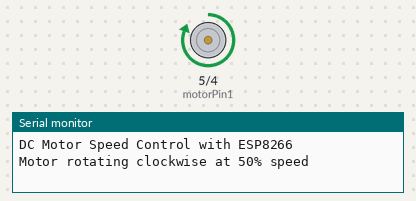
Bench run of a sketch on a simulated Arduino Uno, built with avr-gcc and run on an emulated ATmega328P. Shown: motor-driver pin pairs drawn as motors (green arrow = first pin HIGH = forward, orange = second pin HIGH = backward, longer = more drive, scaled by the enable pin), the last lines printed to the serial monitor.

Above: at 1.0 s.
At 3.0 s:
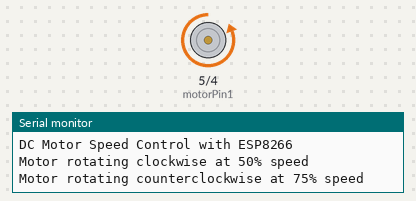
At 5.0 s:
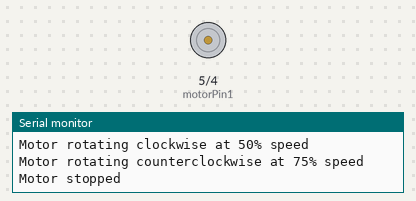
Timing chart, 0 to 7.8 s (numbered marks = the images above):
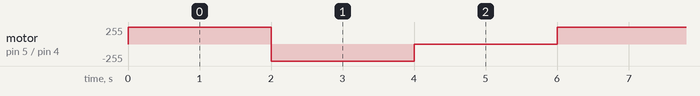

Measured:
- by itself, motor on pin 5 (motorPin1) / pin 4 (motorPin2): repeats every 6.0 s: backward 255/255 2.0 s, stopped 2.0 s, forward 255/255 2.0 s

The sketch:

dc_moter_speed_controll.ino
```cpp
// Define pins connected to L298N Motor Driver
const int motorPin1 = 5;   // IN1 on L298N (GPIO 5 / D1)
const int motorPin2 = 4;   // IN2 on L298N (GPIO 4 / D2)
const int motorSpeedPin = 12; // ENA on L298N (GPIO 12 / D6)

void setup() {
  // Start serial communication for debugging
  Serial.begin(115200);

  // Set motor control pins as outputs
  pinMode(motorPin1, OUTPUT);
  pinMode(motorPin2, OUTPUT);
  pinMode(motorSpeedPin, OUTPUT);

  // Print a message indicating that the motor control has started
  Serial.println("DC Motor Speed Control with ESP8266");
}

void loop() {
  // Rotate motor clockwise with 50% speed
  digitalWrite(motorPin1, HIGH);  // Set IN1 HIGH
  digitalWrite(motorPin2, LOW);   // Set IN2 LOW
  analogWrite(motorSpeedPin, 128); // Set speed (0-255, 128 is 50% speed)
  Serial.println("Motor rotating clockwise at 50% speed");
  delay(2000); // Wait for 2 seconds

  // Rotate motor counterclockwise with 75% speed
  digitalWrite(motorPin1, LOW);   // Set IN1 LOW
  digitalWrite(motorPin2, HIGH);  // Set IN2 HIGH
  analogWrite(motorSpeedPin, 191); // Set speed (191 is ~75% speed)
  Serial.println("Motor rotating counterclockwise at 75% speed");
  delay(2000); // Wait for 2 seconds

  // Stop the motor
  digitalWrite(motorPin1, LOW);   // Set IN1 LOW
  digitalWrite(motorPin2, LOW);   // Set IN2 LOW
  analogWrite(motorSpeedPin, 0);  // Stop the motor
  Serial.println("Motor stopped");
  delay(2000); // Wait for 2 seconds
}
```
